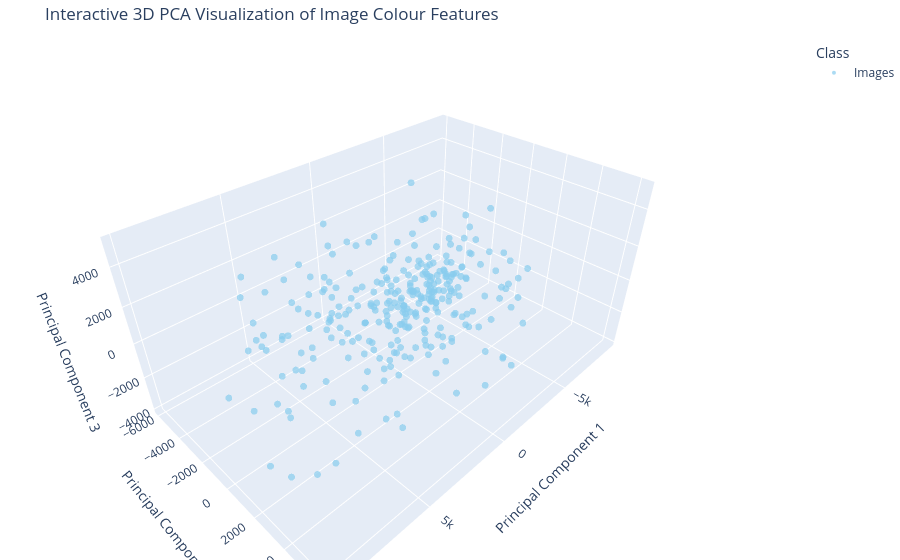

This figure's notebook cell:
### Code cell
### Interactive 3D PCA Scatter (Plotly)
#
# Exploring clusters by rotating, zooming, and hovering.
# Each point = one image; colour = class label.


# Reloading saved PCA data for viz
pca_csv_path = Path("../report/pca_distribution.csv")
df_pca = pd.read_csv(pca_csv_path)

# using the values of the pcs csv to make the values
fig = px.scatter_3d(
    df_pca,
    x="PC1", y="PC2", z="PC3",
    color="Label",
    hover_name="Label",
    opacity=0.7,
    color_discrete_sequence=px.colors.qualitative.Safe,
    title="Interactive 3D PCA Visualization of Image Colour Features"
)

fig.update_traces(marker=dict(size=4, line=dict(width=0)))
fig.update_layout(
    legend_title_text="Class",
    scene=dict(
        xaxis_title="Principal Component 1",
        yaxis_title="Principal Component 2",
        zaxis_title="Principal Component 3",
    ),
    margin=dict(l=0, r=0, b=0, t=40)
)

fig.show()

### Figure 1 — Plotly figure (JSON) as saved in the notebook; plotly's stock layout.template omitted (floating-point values rounded to 4 significant figures; data arrays with more than 128 entries replaced by an {"elided": "..."} marker saying what was removed)
{"data": [{"hovertemplate": "<b>%{hovertext}</b><br><br>Label=Images<br>PC1=%{x}<br>PC2=%{y}<br>PC3=%{z}<extra></extra>", "hovertext": {"elided": "300 str values"}, "legendgroup": "Images", "marker": {"color": "rgb(136, 204, 238)", "line": {"width": 0}, "opacity": 0.7, "size": 4, "symbol": "circle"}, "mode": "markers", "name": "Images", "scene": "scene", "showlegend": true, "type": "scatter3d", "x": {"elided": "300 float values"}, "y": {"elided": "300 float values"}, "z": {"elided": "300 float values"}}], "layout": {"legend": {"title": {"text": "Class"}, "tracegroupgap": 0}, "margin": {"b": 0, "l": 0, "r": 0, "t": 40}, "scene": {"domain": {"x": [0, 1], "y": [0, 1]}, "xaxis": {"title": {"text": "Principal Component 1"}}, "yaxis": {"title": {"text": "Principal Component 2"}}, "zaxis": {"title": {"text": "Principal Component 3"}}}, "title": {"text": "Interactive 3D PCA Visualization of Image Colour Features"}}}
